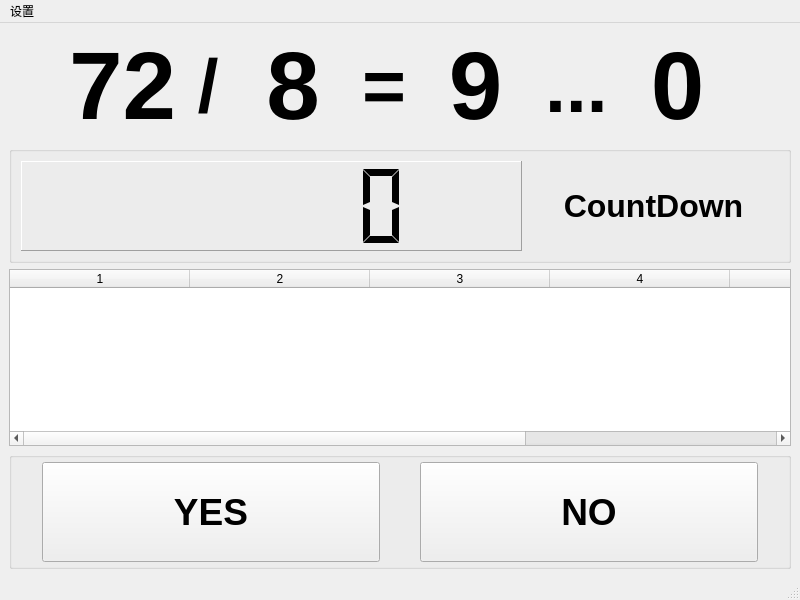
<?xml version="1.0" encoding="UTF-8"?>
<ui version="4.0">
 <class>MainWindow</class>
 <widget class="QMainWindow" name="MainWindow">
  <property name="geometry">
   <rect>
    <x>0</x>
    <y>0</y>
    <width>800</width>
    <height>600</height>
   </rect>
  </property>
  <property name="windowTitle">
   <string>加减乘除 家长陪同观察版 V3.0</string>
  </property>
  <widget class="QWidget" name="centralwidget">
   <layout class="QVBoxLayout" name="verticalLayout" stretch="7,2,3,2">
    <item>
     <layout class="QHBoxLayout" name="horizontalLayout" stretch="4,1,4,1,4,0,4">
      <property name="leftMargin">
       <number>50</number>
      </property>
      <property name="rightMargin">
       <number>50</number>
      </property>
      <item>
       <widget class="QLabel" name="op1">
        <property name="sizePolicy">
         <sizepolicy hsizetype="Preferred" vsizetype="Fixed">
          <horstretch>0</horstretch>
          <verstretch>0</verstretch>
         </sizepolicy>
        </property>
        <property name="font">
         <font>
          <family>Arial</family>
          <pointsize>72</pointsize>
          <weight>75</weight>
          <bold>true</bold>
         </font>
        </property>
        <property name="text">
         <string>72</string>
        </property>
        <property name="alignment">
         <set>Qt::AlignCenter</set>
        </property>
       </widget>
      </item>
      <item>
       <widget class="QLabel" name="op">
        <property name="font">
         <font>
          <family>Arial</family>
          <pointsize>56</pointsize>
          <weight>75</weight>
          <bold>true</bold>
         </font>
        </property>
        <property name="text">
         <string>/</string>
        </property>
        <property name="alignment">
         <set>Qt::AlignCenter</set>
        </property>
       </widget>
      </item>
      <item>
       <widget class="QLabel" name="op2">
        <property name="sizePolicy">
         <sizepolicy hsizetype="Preferred" vsizetype="Fixed">
          <horstretch>0</horstretch>
          <verstretch>0</verstretch>
         </sizepolicy>
        </property>
        <property name="font">
         <font>
          <family>Arial</family>
          <pointsize>72</pointsize>
          <weight>75</weight>
          <bold>true</bold>
         </font>
        </property>
        <property name="text">
         <string>8</string>
        </property>
        <property name="alignment">
         <set>Qt::AlignCenter</set>
        </property>
       </widget>
      </item>
      <item>
       <widget class="QLabel" name="eq">
        <property name="font">
         <font>
          <family>Arial</family>
          <pointsize>56</pointsize>
          <weight>75</weight>
          <bold>true</bold>
         </font>
        </property>
        <property name="text">
         <string>=</string>
        </property>
        <property name="alignment">
         <set>Qt::AlignCenter</set>
        </property>
       </widget>
      </item>
      <item>
       <widget class="QLabel" name="result">
        <property name="sizePolicy">
         <sizepolicy hsizetype="Preferred" vsizetype="Fixed">
          <horstretch>0</horstretch>
          <verstretch>0</verstretch>
         </sizepolicy>
        </property>
        <property name="font">
         <font>
          <family>Arial</family>
          <pointsize>72</pointsize>
          <weight>75</weight>
          <bold>true</bold>
         </font>
        </property>
        <property name="text">
         <string>9</string>
        </property>
        <property name="alignment">
         <set>Qt::AlignCenter</set>
        </property>
       </widget>
      </item>
      <item>
       <widget class="QLabel" name="threePoints">
        <property name="font">
         <font>
          <family>Arial</family>
          <pointsize>56</pointsize>
          <weight>75</weight>
          <bold>true</bold>
         </font>
        </property>
        <property name="text">
         <string>...</string>
        </property>
       </widget>
      </item>
      <item>
       <widget class="QLabel" name="mod">
        <property name="sizePolicy">
         <sizepolicy hsizetype="Preferred" vsizetype="Fixed">
          <horstretch>0</horstretch>
          <verstretch>0</verstretch>
         </sizepolicy>
        </property>
        <property name="font">
         <font>
          <family>Arial</family>
          <pointsize>72</pointsize>
          <weight>75</weight>
          <bold>true</bold>
         </font>
        </property>
        <property name="text">
         <string>0</string>
        </property>
        <property name="alignment">
         <set>Qt::AlignCenter</set>
        </property>
       </widget>
      </item>
     </layout>
    </item>
    <item>
     <widget class="QGroupBox" name="cdGrp">
      <property name="title">
       <string/>
      </property>
      <property name="flat">
       <bool>false</bool>
      </property>
      <layout class="QHBoxLayout" name="horizontalLayout_3" stretch="2,1">
       <property name="sizeConstraint">
        <enum>QLayout::SetMaximumSize</enum>
       </property>
       <item>
        <widget class="QLCDNumber" name="lcdNumber">
         <property name="sizePolicy">
          <sizepolicy hsizetype="Expanding" vsizetype="Expanding">
           <horstretch>0</horstretch>
           <verstretch>0</verstretch>
          </sizepolicy>
         </property>
         <property name="font">
          <font>
           <family>Arial</family>
           <pointsize>36</pointsize>
           <weight>75</weight>
           <bold>true</bold>
          </font>
         </property>
         <property name="frameShape">
          <enum>QFrame::Panel</enum>
         </property>
         <property name="smallDecimalPoint">
          <bool>false</bool>
         </property>
         <property name="digitCount">
          <number>6</number>
         </property>
         <property name="segmentStyle">
          <enum>QLCDNumber::Flat</enum>
         </property>
        </widget>
       </item>
       <item>
        <widget class="QLabel" name="cdLabel">
         <property name="font">
          <font>
           <family>Arial</family>
           <pointsize>24</pointsize>
           <weight>75</weight>
           <bold>true</bold>
          </font>
         </property>
         <property name="text">
          <string>CountDown</string>
         </property>
         <property name="alignment">
          <set>Qt::AlignCenter</set>
         </property>
        </widget>
       </item>
      </layout>
     </widget>
    </item>
    <item>
     <widget class="QTableWidget" name="tableWidget">
      <property name="editTriggers">
       <set>QAbstractItemView::NoEditTriggers</set>
      </property>
      <property name="selectionMode">
       <enum>QAbstractItemView::NoSelection</enum>
      </property>
      <property name="rowCount">
       <number>0</number>
      </property>
      <property name="columnCount">
       <number>6</number>
      </property>
      <attribute name="horizontalHeaderMinimumSectionSize">
       <number>30</number>
      </attribute>
      <attribute name="horizontalHeaderDefaultSectionSize">
       <number>180</number>
      </attribute>
      <column/>
      <column/>
      <column/>
      <column/>
      <column/>
      <column/>
     </widget>
    </item>
    <item>
     <widget class="QGroupBox" name="groupBox">
      <property name="title">
       <string/>
      </property>
      <property name="flat">
       <bool>false</bool>
      </property>
      <layout class="QHBoxLayout" name="horizontalLayout_2" stretch="1,1">
       <property name="spacing">
        <number>40</number>
       </property>
       <property name="leftMargin">
        <number>30</number>
       </property>
       <property name="topMargin">
        <number>4</number>
       </property>
       <property name="rightMargin">
        <number>30</number>
       </property>
       <property name="bottomMargin">
        <number>4</number>
       </property>
       <item>
        <widget class="QPushButton" name="btnYES">
         <property name="sizePolicy">
          <sizepolicy hsizetype="Minimum" vsizetype="Preferred">
           <horstretch>0</horstretch>
           <verstretch>0</verstretch>
          </sizepolicy>
         </property>
         <property name="font">
          <font>
           <family>Arial</family>
           <pointsize>28</pointsize>
           <weight>75</weight>
           <bold>true</bold>
          </font>
         </property>
         <property name="text">
          <string>YES</string>
         </property>
         <property name="icon">
          <iconset>
           <normalon>:/img/yes.png</normalon>
          </iconset>
         </property>
         <property name="iconSize">
          <size>
           <width>64</width>
           <height>64</height>
          </size>
         </property>
        </widget>
       </item>
       <item>
        <widget class="QPushButton" name="btnNO">
         <property name="sizePolicy">
          <sizepolicy hsizetype="Minimum" vsizetype="Preferred">
           <horstretch>0</horstretch>
           <verstretch>0</verstretch>
          </sizepolicy>
         </property>
         <property name="font">
          <font>
           <family>Arial</family>
           <pointsize>28</pointsize>
           <weight>75</weight>
           <bold>true</bold>
          </font>
         </property>
         <property name="text">
          <string>NO</string>
         </property>
         <property name="icon">
          <iconset>
           <normalon>:/img/no.png</normalon>
          </iconset>
         </property>
         <property name="iconSize">
          <size>
           <width>64</width>
           <height>64</height>
          </size>
         </property>
        </widget>
       </item>
      </layout>
     </widget>
    </item>
   </layout>
  </widget>
  <widget class="QStatusBar" name="statusbar"/>
  <widget class="QMenuBar" name="menuBar">
   <property name="geometry">
    <rect>
     <x>0</x>
     <y>0</y>
     <width>800</width>
     <height>18</height>
    </rect>
   </property>
   <widget class="QMenu" name="menu">
    <property name="title">
     <string>设置</string>
    </property>
    <addaction name="action_start"/>
    <addaction name="action_pause"/>
    <addaction name="action_stop"/>
    <addaction name="separator"/>
    <addaction name="action_settings"/>
    <addaction name="separator"/>
    <addaction name="action_save"/>
    <addaction name="action_load"/>
   </widget>
   <addaction name="menu"/>
  </widget>
  <action name="action_settings">
   <property name="text">
    <string>设置 四则运算细节 ...</string>
   </property>
  </action>
  <action name="action_save">
   <property name="text">
    <string>保存此次测试...</string>
   </property>
  </action>
  <action name="action_load">
   <property name="text">
    <string>加载 给定运算的 测试 ...</string>
   </property>
  </action>
  <action name="action_start">
   <property name="text">
    <string>开始</string>
   </property>
  </action>
  <action name="action_pause">
   <property name="text">
    <string>暂停</string>
   </property>
  </action>
  <action name="action_stop">
   <property name="text">
    <string>中止</string>
   </property>
  </action>
 </widget>
 <resources/>
 <connections/>
</ui>
